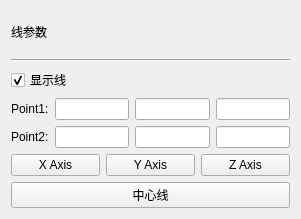
<?xml version="1.0" encoding="UTF-8"?>
<ui version="4.0">
 <class>igwLineParametersWidget</class>
 <widget class="QWidget" name="igwLineParametersWidget">
  <property name="geometry">
   <rect>
    <x>0</x>
    <y>0</y>
    <width>301</width>
    <height>219</height>
   </rect>
  </property>
  <property name="windowTitle">
   <string>Form</string>
  </property>
  <layout class="QVBoxLayout" name="verticalLayout_3">
   <item>
    <layout class="QVBoxLayout" name="verticalLayout_2">
     <item>
      <layout class="QVBoxLayout" name="verticalLayout">
       <item>
        <widget class="QLabel" name="label">
         <property name="text">
          <string>线参数</string>
         </property>
        </widget>
       </item>
       <item>
        <widget class="Line" name="line">
         <property name="orientation">
          <enum>Qt::Horizontal</enum>
         </property>
        </widget>
       </item>
       <item>
        <widget class="QCheckBox" name="showLineCheckBox">
         <property name="text">
          <string>显示线</string>
         </property>
         <property name="checked">
          <bool>true</bool>
         </property>
         <property name="tristate">
          <bool>false</bool>
         </property>
        </widget>
       </item>
      </layout>
     </item>
     <item>
      <layout class="QHBoxLayout" name="horizontalLayout">
       <item>
        <widget class="QLabel" name="label_2">
         <property name="sizePolicy">
          <sizepolicy hsizetype="Expanding" vsizetype="Preferred">
           <horstretch>0</horstretch>
           <verstretch>0</verstretch>
          </sizepolicy>
         </property>
         <property name="text">
          <string>Point1:</string>
         </property>
        </widget>
       </item>
       <item>
        <widget class="QLineEdit" name="Point1XEdit"/>
       </item>
       <item>
        <widget class="QLineEdit" name="Point1YEdit"/>
       </item>
       <item>
        <widget class="QLineEdit" name="Point1ZEdit"/>
       </item>
      </layout>
     </item>
     <item>
      <layout class="QHBoxLayout" name="horizontalLayout_2">
       <item>
        <widget class="QLabel" name="label_3">
         <property name="sizePolicy">
          <sizepolicy hsizetype="MinimumExpanding" vsizetype="Preferred">
           <horstretch>0</horstretch>
           <verstretch>0</verstretch>
          </sizepolicy>
         </property>
         <property name="text">
          <string>Point2:</string>
         </property>
        </widget>
       </item>
       <item>
        <widget class="QLineEdit" name="Point2XEdit">
         <property name="enabled">
          <bool>true</bool>
         </property>
        </widget>
       </item>
       <item>
        <widget class="QLineEdit" name="Point2YEdit">
         <property name="enabled">
          <bool>true</bool>
         </property>
        </widget>
       </item>
       <item>
        <widget class="QLineEdit" name="Point2ZEdit">
         <property name="enabled">
          <bool>true</bool>
         </property>
        </widget>
       </item>
      </layout>
     </item>
     <item>
      <layout class="QHBoxLayout" name="horizontalLayout_7">
       <item>
        <widget class="QPushButton" name="XAxisButton">
         <property name="enabled">
          <bool>true</bool>
         </property>
         <property name="text">
          <string>X Axis</string>
         </property>
        </widget>
       </item>
       <item>
        <widget class="QPushButton" name="YAxisButton">
         <property name="enabled">
          <bool>true</bool>
         </property>
         <property name="text">
          <string>Y Axis</string>
         </property>
        </widget>
       </item>
       <item>
        <widget class="QPushButton" name="ZAxisButton">
         <property name="enabled">
          <bool>true</bool>
         </property>
         <property name="text">
          <string>Z Axis</string>
         </property>
        </widget>
       </item>
      </layout>
     </item>
     <item>
      <widget class="QPushButton" name="pushButton">
       <property name="text">
        <string>中心线</string>
       </property>
      </widget>
     </item>
    </layout>
   </item>
  </layout>
 </widget>
 <resources/>
 <connections/>
</ui>
